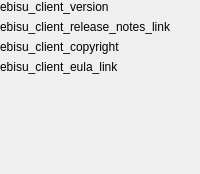
<?xml version="1.0" encoding="UTF-8"?>
<ui version="4.0">
 <class>AboutEbisuDialog</class>
 <widget class="QWidget" name="AboutEbisuDialog">
  <layout class="QVBoxLayout" name="verticalLayout">
   <item>
    <widget class="Origin::UIToolkit::OriginLabel" name="versionLabel">
     <property name="text">
      <string>ebisu_client_version</string>
     </property>
     <property name="textInteractionFlags">
      <set>Qt::LinksAccessibleByMouse|Qt::TextSelectableByKeyboard|Qt::TextSelectableByMouse</set>
     </property>
    </widget>
   </item>
   <item>
    <widget class="Origin::UIToolkit::OriginLabel" name="releaseNotesLabel">
     <property name="sizePolicy">
      <sizepolicy hsizetype="Fixed" vsizetype="Preferred">
       <horstretch>0</horstretch>
       <verstretch>0</verstretch>
      </sizepolicy>
     </property>
     <property name="text">
      <string>ebisu_client_release_notes_link</string>
     </property>
     <property name="labelType">
      <enum>Origin::UIToolkit::OriginLabel::DialogSmall</enum>
     </property>
     <property name="hyperlink">
      <bool>true</bool>
     </property>
     <property name="hyperlinkArrow">
      <bool>false</bool>
     </property>
    </widget>
   </item>
   <item>
    <widget class="Origin::UIToolkit::OriginLabel" name="copyrightLabel">
     <property name="text">
      <string>ebisu_client_copyright</string>
     </property>
     <property name="labelType">
      <enum>Origin::UIToolkit::OriginLabel::DialogDescription</enum>
     </property>
	 <property name="wordWrap">
      <bool>true</bool>
     </property>
    </widget>
   </item>
   <item>
    <widget class="Origin::UIToolkit::OriginLabel" name="eulaLabel">
     <property name="text">
      <string>ebisu_client_eula_link</string>
     </property>
     <property name="wordWrap">
      <bool>true</bool>
     </property>
     <property name="labelType">
      <enum>Origin::UIToolkit::OriginLabel::DialogDescription</enum>
     </property>
    </widget>
   </item>
   <item>
    <widget class="Origin::UIToolkit::OriginLabel" name="lblQtLicense">
     <property name="wordWrap">
      <bool>true</bool>
     </property>
     <property name="openExternalLinks">
      <bool>true</bool>
     </property>
     <property name="textInteractionFlags">
      <set>Qt::LinksAccessibleByMouse|Qt::TextSelectableByKeyboard|Qt::TextSelectableByMouse</set>
     </property>
     <property name="labelType">
      <enum>Origin::UIToolkit::OriginLabel::DialogDescription</enum>
     </property>
    </widget>
   </item>
   <item>
	<widget class="Origin::UIToolkit::OriginLabel" name="lblArchiveLicenseTitle">
     <property name="textInteractionFlags">
      <set>Qt::LinksAccessibleByMouse|Qt::TextSelectableByKeyboard|Qt::TextSelectableByMouse</set>
     </property>
     <property name="labelType">
      <enum>Origin::UIToolkit::OriginLabel::DialogLabel</enum>
     </property>
    </widget>
   </item>
   <item>
	<widget class="Origin::UIToolkit::OriginLabel" name="lblArchiveLicense">
     <property name="wordWrap">
      <bool>true</bool>
     </property>
     <property name="openExternalLinks">
      <bool>true</bool>
     </property>
     <property name="textInteractionFlags">
      <set>Qt::LinksAccessibleByMouse|Qt::TextSelectableByKeyboard|Qt::TextSelectableByMouse</set>
     </property>
     <property name="labelType">
      <enum>Origin::UIToolkit::OriginLabel::DialogDescription</enum>
     </property>
    </widget>
   </item>
   <item>
	<widget class="Origin::UIToolkit::OriginLabel" name="lblOpenSSLLicenseTitle">
     <property name="textInteractionFlags">
      <set>Qt::LinksAccessibleByMouse|Qt::TextSelectableByKeyboard|Qt::TextSelectableByMouse</set>
     </property>
     <property name="labelType">
      <enum>Origin::UIToolkit::OriginLabel::DialogLabel</enum>
     </property>
    </widget>
   </item>
   <item>
	<widget class="Origin::UIToolkit::OriginLabel" name="lblOpenSSLLicense">
     <property name="wordWrap">
      <bool>true</bool>
     </property>
     <property name="openExternalLinks">
      <bool>true</bool>
     </property>
     <property name="textInteractionFlags">
      <set>Qt::LinksAccessibleByMouse|Qt::TextSelectableByKeyboard|Qt::TextSelectableByMouse</set>
     </property>
     <property name="labelType">
      <enum>Origin::UIToolkit::OriginLabel::DialogDescription</enum>
     </property>
    </widget>
   </item>
  </layout>
 </widget>
 <layoutdefault spacing="6" margin="0"/>
 <customwidgets>
  <customwidget>
   <class>Origin::UIToolkit::OriginLabel</class>
   <extends>QLabel</extends>
   <header>Qt/originlabel.h</header>
  </customwidget>
 </customwidgets>
 <resources/>
 <connections/>
</ui>
